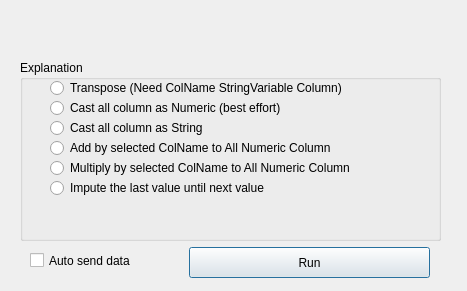
<?xml version="1.0" encoding="UTF-8"?>
<ui version="4.0">
 <class>Dialog</class>
 <widget class="QDialog" name="Dialog">
  <property name="geometry">
   <rect>
    <x>0</x>
    <y>0</y>
    <width>467</width>
    <height>291</height>
   </rect>
  </property>
  <property name="windowTitle">
   <string>Dialog</string>
  </property>
  <widget class="QCheckBox" name="checkBox">
   <property name="geometry">
    <rect>
     <x>30</x>
     <y>250</y>
     <width>191</width>
     <height>21</height>
    </rect>
   </property>
   <property name="text">
    <string>Auto send data </string>
   </property>
   <property name="tristate">
    <bool>false</bool>
   </property>
  </widget>
  <widget class="QGroupBox" name="groupBox">
   <property name="geometry">
    <rect>
     <x>20</x>
     <y>60</y>
     <width>421</width>
     <height>181</height>
    </rect>
   </property>
   <property name="title">
    <string>Explanation</string>
   </property>
   <widget class="QRadioButton" name="radioButton_transpose">
    <property name="geometry">
     <rect>
      <x>30</x>
      <y>20</y>
      <width>381</width>
      <height>16</height>
     </rect>
    </property>
    <property name="text">
     <string>Transpose (Need ColName StringVariable Column)</string>
    </property>
   </widget>
   <widget class="QRadioButton" name="radioButton_cast_numeric">
    <property name="geometry">
     <rect>
      <x>30</x>
      <y>40</y>
      <width>381</width>
      <height>16</height>
     </rect>
    </property>
    <property name="text">
     <string>Cast all column as Numeric (best effort)</string>
    </property>
   </widget>
   <widget class="QRadioButton" name="radioButton_cast_string">
    <property name="geometry">
     <rect>
      <x>30</x>
      <y>60</y>
      <width>381</width>
      <height>16</height>
     </rect>
    </property>
    <property name="text">
     <string>Cast all column as String</string>
    </property>
   </widget>
   <widget class="QRadioButton" name="radioButton_add_colname">
    <property name="geometry">
     <rect>
      <x>30</x>
      <y>80</y>
      <width>381</width>
      <height>16</height>
     </rect>
    </property>
    <property name="text">
     <string>Add by selected ColName to All Numeric Column</string>
    </property>
   </widget>
   <widget class="QRadioButton" name="radioButton_multiply_colname">
    <property name="geometry">
     <rect>
      <x>30</x>
      <y>100</y>
      <width>381</width>
      <height>16</height>
     </rect>
    </property>
    <property name="text">
     <string>Multiply by selected ColName to All Numeric Column</string>
    </property>
   </widget>
   <widget class="QRadioButton" name="radioButton_ffill">
    <property name="geometry">
     <rect>
      <x>30</x>
      <y>120</y>
      <width>381</width>
      <height>16</height>
     </rect>
    </property>
    <property name="text">
     <string>Impute the last value until next value</string>
    </property>
   </widget>
  </widget>
  <widget class="QPushButton" name="pushButton">
   <property name="geometry">
    <rect>
     <x>189</x>
     <y>247</y>
     <width>241</width>
     <height>31</height>
    </rect>
   </property>
   <property name="text">
    <string>Run</string>
   </property>
  </widget>
 </widget>
 <resources/>
 <connections/>
</ui>
